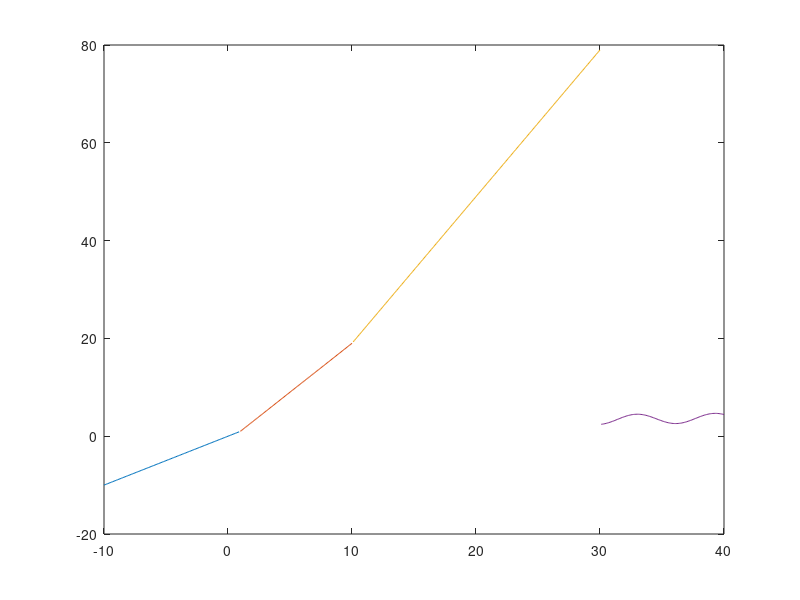

Write MATLAB code to recreate this figure.
x = -10:0.1:40;
x1 = x(1:110);
x2 = x(111:201);
x3 = x(202:401);
x4 = x(402:501);

for index = 1:numel(x1)
    y1(index) = x1(index);
end

for index = 1:numel(x2)
    y2(index) = 2 * x2(index) - 1;
end

for index = 1:numel(x3)
    y3(index) = 3 * x3(index) - 11;
end

for index = 1:numel(x4)
    y4(index) = sin(x4(index)) + log(x4(index));
end

plot(x1, y1, x2, y2, x3, y3', x4, y4)